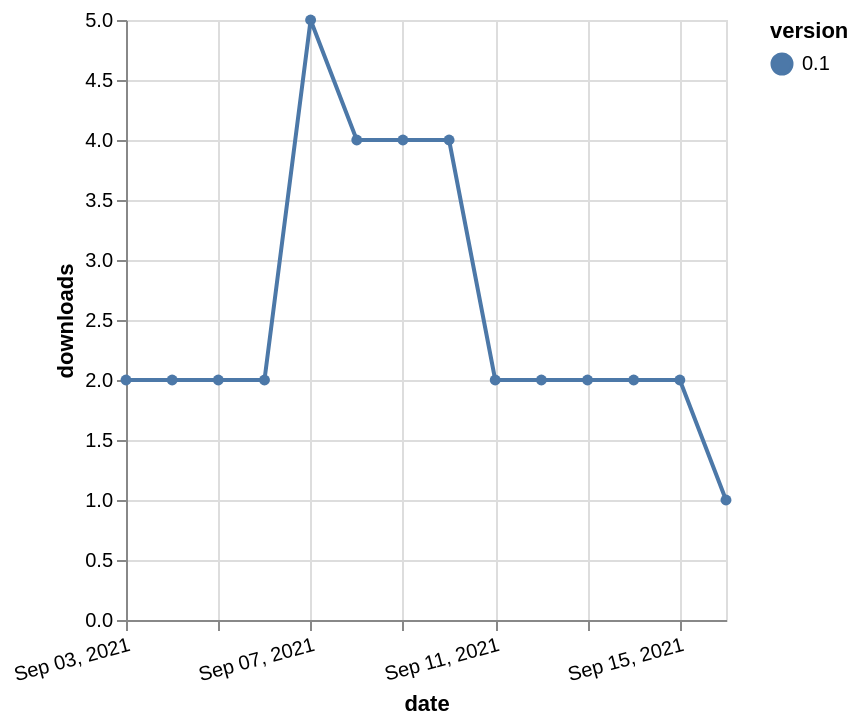

Express this chart as Vega-Lite.
### Vega-Lite specification from a JSON file in a GitHub repository (floating-point values rounded to 4 significant figures)
{"$schema": "https://vega.github.io/schema/vega-lite/v5.json", "description": "A simple bar chart with embedded data.", "data": {"values": [{"date": "2021-09-03", "total": 1439, "delta": 2, "version": "0.1"}, {"date": "2021-09-04", "total": 1441, "delta": 2, "version": "0.1"}, {"date": "2021-09-05", "total": 1443, "delta": 2, "version": "0.1"}, {"date": "2021-09-06", "total": 1445, "delta": 2, "version": "0.1"}, {"date": "2021-09-07", "total": 1450, "delta": 5, "version": "0.1"}, {"date": "2021-09-08", "total": 1454, "delta": 4, "version": "0.1"}, {"date": "2021-09-09", "total": 1458, "delta": 4, "version": "0.1"}, {"date": "2021-09-10", "total": 1462, "delta": 4, "version": "0.1"}, {"date": "2021-09-11", "total": 1464, "delta": 2, "version": "0.1"}, {"date": "2021-09-12", "total": 1466, "delta": 2, "version": "0.1"}, {"date": "2021-09-13", "total": 1468, "delta": 2, "version": "0.1"}, {"date": "2021-09-14", "total": 1470, "delta": 2, "version": "0.1"}, {"date": "2021-09-15", "total": 1472, "delta": 2, "version": "0.1"}, {"date": "2021-09-16", "total": 1473, "delta": 1, "version": "0.1"}]}, "width": "container", "mark": {"type": "line", "point": {"filled": true}}, "encoding": {"x": {"field": "date", "type": "temporal", "timeUnit": "yearmonthdate", "title": "date", "axis": {"labelAngle": -15}}, "y": {"field": "delta", "type": "quantitative", "title": "downloads"}, "color": {"field": "version", "type": "nominal"}, "tooltip": {"field": "delta"}}}
